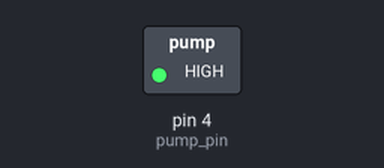
This sketch was run on a simulated Arduino Uno, built with avr-gcc and run on an emulated ATmega328P. On the bench: switched loads named in the sketch (green lamp = pin HIGH). Dashed ring = blinking.

Above: at 0.5 s.
Timing chart, 0 to 4.6 s (numbered marks = the images above):
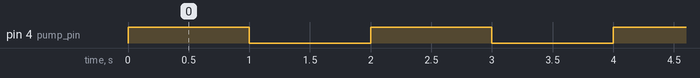

Measured:
- by itself, pin 4 (pump_pin): alternates HIGH for 1.0 s and LOW for 1.0 s

The sketch:

PeristalticPump.ino
```cpp
const int pump_pin = 4;

void setup() {
pinMode(pump_pin, OUTPUT);
Serial.begin(9600);
}

void loop() {
    digitalWrite(pump_pin, HIGH);
    delay(1000);
    digitalWrite(pump_pin, LOW );
    delay(1000);
}
```
